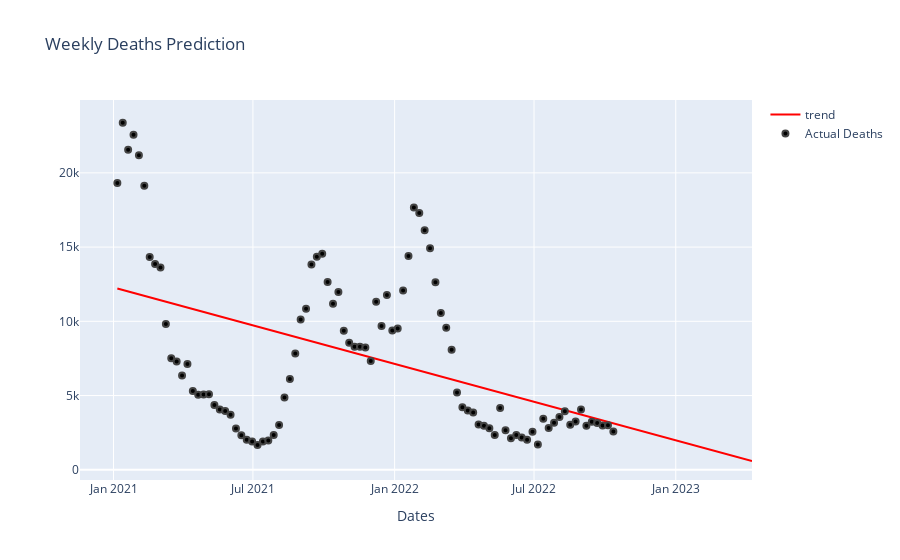

Source (notebook cell):
### Code cell
df_forecast = forecast.copy()
df0 = Weekly_df.copy()

trace1 = go.Scatter(
    name = 'trend',
    mode = 'lines',
    x = list(df_forecast['ds']),
    y = list(df_forecast['yhat']),
    marker=dict(
        color='red',
        line=dict(width=3)
    )
)

tracex = go.Scatter(
    name = 'Actual Deaths',
   mode = 'markers',
   x = list(Weekly_df['Date']),
   y = list(Weekly_df['Weekly Deaths']),
   marker=dict(
      color='black',
      line=dict(width=2)
   )
)
data = [trace1,tracex]

layout = dict(title=f'Weekly Deaths Prediction',
             xaxis=dict(title = 'Dates', ticklen=2, zeroline=True))

figure=dict(data=data,layout=layout)
py.offline.iplot(figure)

### Figure 1 — Plotly figure (JSON) as saved in the notebook; plotly's stock layout.template omitted (floating-point values rounded to 4 significant figures; data arrays with more than 128 entries replaced by an {"elided": "..."} marker saying what was removed)
{"data": [{"marker": {"color": "red", "line": {"width": 3}}, "mode": "lines", "name": "trend", "type": "scatter", "x": {"elided": "273 str values"}, "y": {"elided": "273 float values"}}, {"marker": {"color": "black", "line": {"width": 2}}, "mode": "markers", "name": "Actual Deaths", "type": "scatter", "x": ["2021-01-06", "2021-01-13", "2021-01-20", "2021-01-27", "2021-02-03", "2021-02-10", "2021-02-17", "2021-02-24", "2021-03-03", "2021-03-10", "2021-03-17", "2021-03-24", "2021-03-31", "2021-04-07", "2021-04-14", "2021-04-21", "2021-04-28", "2021-05-05", "2021-05-12", "2021-05-19", "2021-05-26", "2021-06-02", "2021-06-09", "2021-06-16", "2021-06-23", "2021-06-30", "2021-07-07", "2021-07-14", "2021-07-21", "2021-07-28", "2021-08-04", "2021-08-11", "2021-08-18", "2021-08-25", "2021-09-01", "2021-09-08", "2021-09-15", "2021-09-22", "2021-09-29", "2021-10-06", "2021-10-13", "2021-10-20", "2021-10-27", "2021-11-03", "2021-11-10", "2021-11-17", "2021-11-24", "2021-12-01", "2021-12-08", "2021-12-15", "2021-12-22", "2021-12-29", "2022-01-05", "2022-01-12", "2022-01-19", "2022-01-26", "2022-02-02", "2022-02-09", "2022-02-16", "2022-02-23", "2022-03-02", "2022-03-09", "2022-03-16", "2022-03-23", "2022-03-30", "2022-04-06", "2022-04-13", "2022-04-20", "2022-04-27", "2022-05-04", "2022-05-11", "2022-05-18", "2022-05-25", "2022-06-01", "2022-06-08", "2022-06-15", "2022-06-22", "2022-06-29", "2022-07-06", "2022-07-13", "2022-07-20", "2022-07-27", "2022-08-03", "2022-08-10", "2022-08-17", "2022-08-24", "2022-08-31", "2022-09-07", "2022-09-14", "2022-09-21", "2022-09-28", "2022-10-05", "2022-10-12"], "y": [19312, 23376, 21554, 22568, 21188, 19132, 14332, 13865, 13628, 9815, 7515, 7290, 6351, 7133, 5305, 5053, 5072, 5090, 4357, 4054, 3961, 3707, 2781, 2329, 2028, 1908, 1666, 1898, 1980, 2347, 3016, 4872, 6118, 7834, 10129, 10843, 13825, 14353, 14557, 12651, 11186, 11977, 9370, 8555, 8293, 8284, 8236, 7322, 11326, 9686, 11768, 9381, 9523, 12076, 14401, 17675, 17299, 16128, 14920, 12631, 10556, 9560, 8080, 5212, 4206, 3994, 3859, 3047, 2970, 2805, 2335, 4154, 2659, 2127, 2346, 2173, 2029, 2557, 1700, 3443, 2813, 3170, 3554, 3934, 3041, 3247, 4052, 2972, 3230, 3158, 2974, 2994, 2582]}], "layout": {"title": {"text": "Weekly Deaths Prediction"}, "xaxis": {"ticklen": 2, "title": {"text": "Dates"}, "zeroline": true}}}
